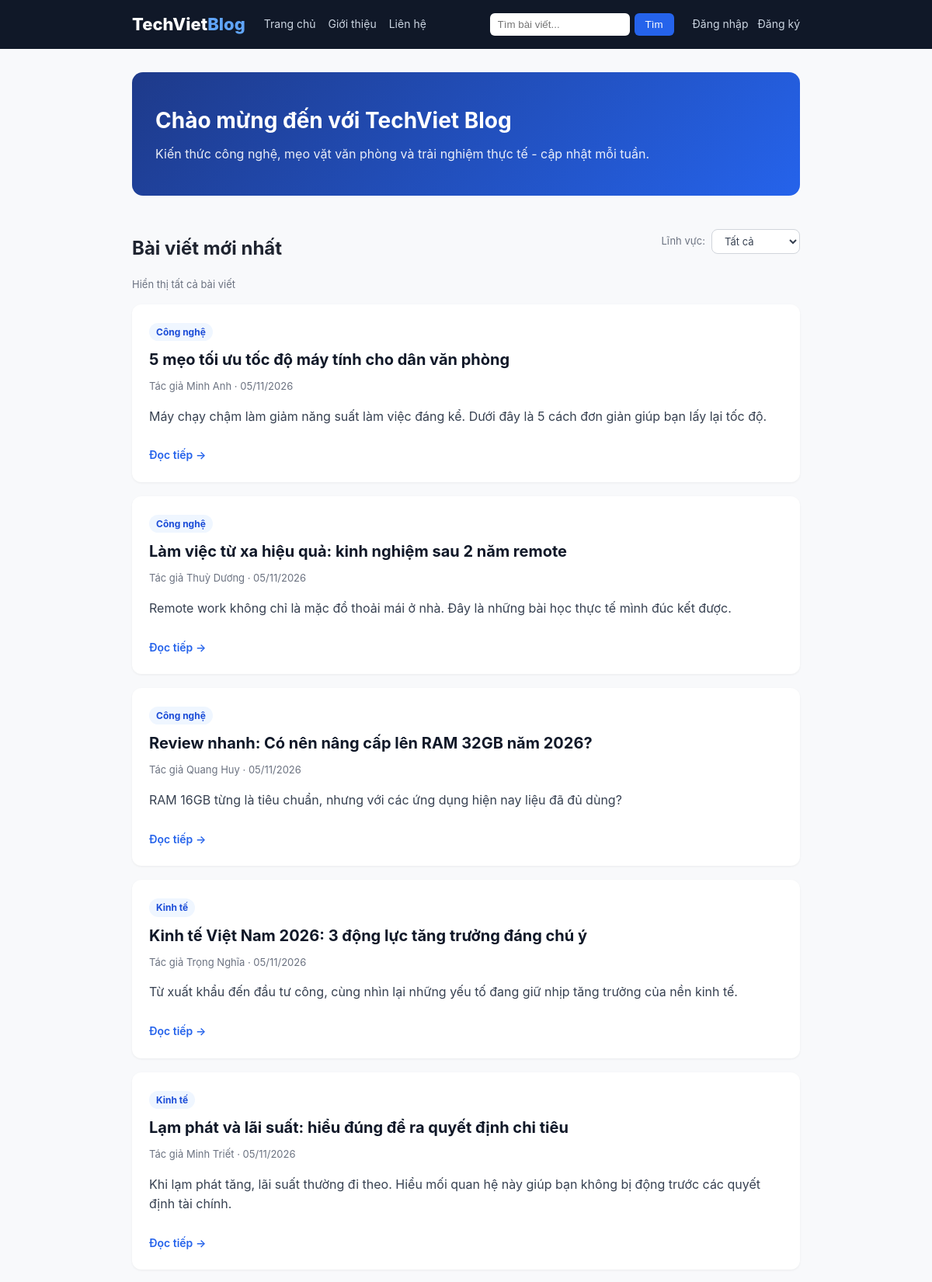
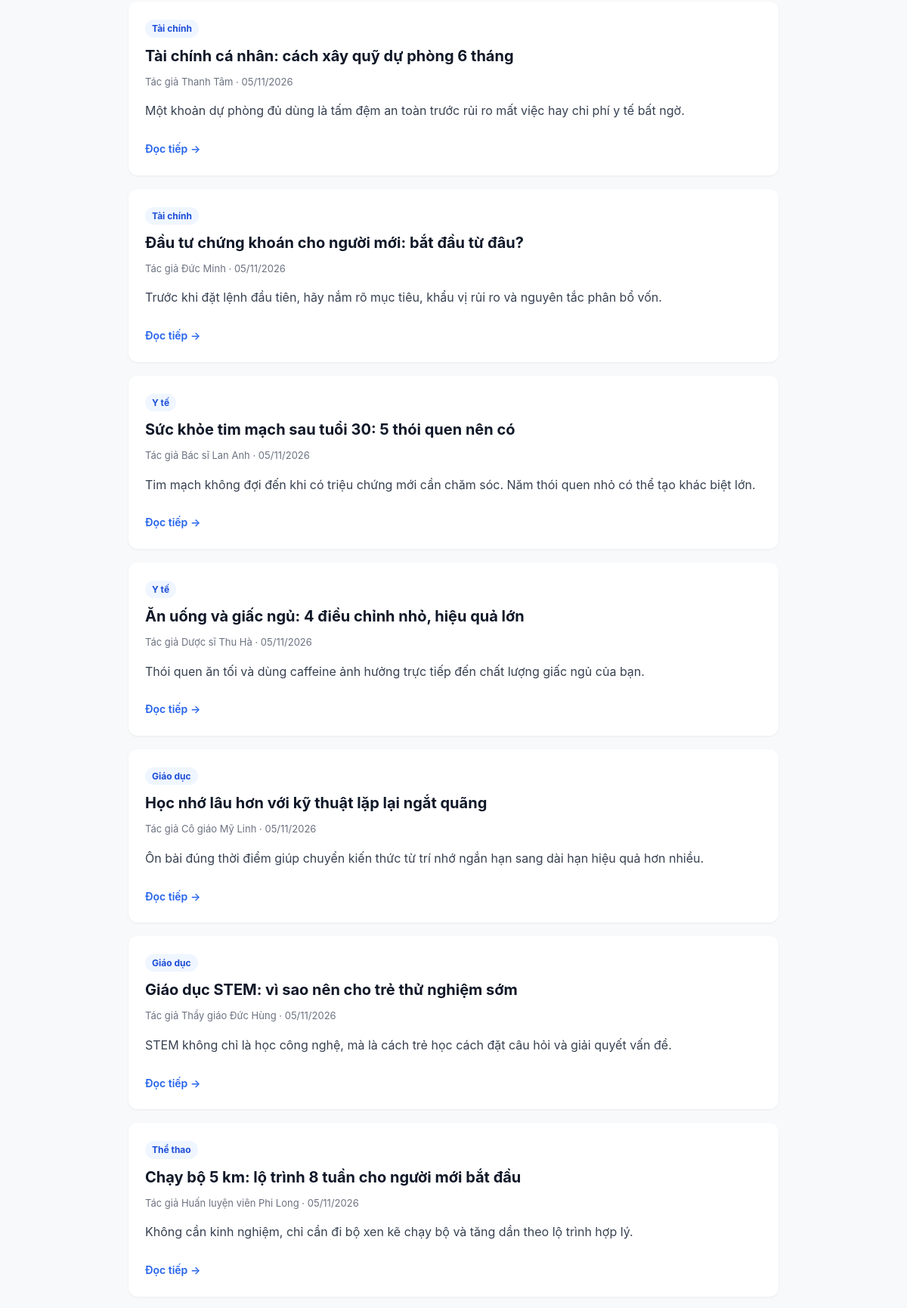
The page / (upper part) on the database its author committed (2 pictures, top to bottom).
### tables this page shows
CREATE TABLE IF NOT EXISTS posts (
    id INT AUTO_INCREMENT PRIMARY KEY,
    title VARCHAR(200) NOT NULL,
    slug VARCHAR(200) NOT NULL,
    category VARCHAR(50) NOT NULL DEFAULT 'cong-nghe',
    excerpt VARCHAR(400) NOT NULL,
    content TEXT NOT NULL,
    author VARCHAR(100) NOT NULL,
    created_at TIMESTAMP DEFAULT CURRENT_TIMESTAMP
);

### www/index.php (the view, shortened to what this page needs)
<?php
require 'config.php';
$categoryLabels = [
  'cong-nghe'  => 'Công nghệ',
  'kinh-te'    => 'Kinh tế',
  'tai-chinh'  => 'Tài chính',
  'y-te'       => 'Y tế',
  'giao-duc'   => 'Giáo dục',
  'the-thao'   => 'Thể thao',
  'moi-truong' => 'Môi trường',
  'phap-luat'  => 'Pháp luật',
];
include 'header.php';
?>
<div class="hero">
  <h1>Chào mừng đến với TechViet Blog</h1>
  <p>Kiến thức công nghệ, mẹo vặt văn phòng và trải nghiệm thực tế - cập nhật mỗi tuần.</p>
</div>
<div class="latest-heading">
  <h2 id="about" style="margin-bottom:0;">Bài viết mới nhất</h2>
  <div class="filter-bar" aria-label="Lọc bài viết theo lĩnh vực">
    <label for="category-filter">Lĩnh vực:</label>
    <select class="filter-select" id="category-filter" name="category">
      <option value="">Tất cả</option>
    </select>
  </div>
</div>
<p class="filter-status" id="filter-status">Hiển thị tất cả bài viết</p>
<?php
$posts = $pdo->query("SELECT * FROM posts ORDER BY created_at DESC");
foreach ($posts as $post):
    $catKey = $post['category'];
    $catLabel = isset($categoryLabels[$catKey]) ? $categoryLabels[$catKey] : $catKey;
?>
  <article class="post-card" data-category="<?php echo htmlspecialchars($catKey, ENT_QUOTES, 'UTF-8'); ?>">
    <span class="post-category"><?php echo htmlspecialchars($catLabel, ENT_QUOTES, 'UTF-8'); ?></span>
    <h2><a href="post.php?slug=<?php echo urlencode($post['slug']); ?>"><?php echo htmlspecialchars($post['title']); ?></a></h2>
    <div class="post-meta">Tác giả <?php echo htmlspecialchars($post['author']); ?> · <?php echo date('d/m/Y', strtotime($post['created_at'])); ?></div>
    <p class="post-excerpt"><?php echo htmlspecialchars($post['excerpt']); ?></p>
    <a class="read-more" href="post.php?slug=<?php echo urlencode($post['slug']); ?>">Đọc tiếp &rarr;</a>
  </article>
<?php endforeach; ?>
<?php include 'footer.php'; ?>

### www/style.css (style rules this page uses)
* { box-sizing: border-box; }
body { margin:0; font-family: -apple-system, Segoe UI, Roboto, Arial, sans-serif; background:#f8f9fb; color:#1f2430; line-height:1.6; }
.hero { background:linear-gradient(135deg,#1e3a8a,#2563eb); color:#fff; padding:40px 30px; border-radius:14px; margin-bottom:30px; }
.hero h1 { margin:0 0 8px; font-size:28px; }
.hero p { margin:0; opacity:.9; }
.post-card { background:#fff; border-radius:12px; padding:22px; margin-bottom:18px; box-shadow:0 1px 3px rgba(0,0,0,.06); }
.post-card h2 { margin:0 0 8px; font-size:20px; }
.post-card h2 a { color:#101828; text-decoration:none; }
.post-meta { font-size:13px; color:#6b7280; margin-bottom:10px; }
.post-excerpt { color:#374151; }
.read-more { display:inline-block; margin-top:10px; color:#2563eb; font-weight:600; text-decoration:none; font-size:14px; }
.latest-heading { display:flex; align-items:center; justify-content:space-between; gap:16px; flex-wrap:wrap; margin-bottom:16px; }
.filter-bar { display:flex; align-items:center; gap:8px; }
.filter-bar label { font-size:13px; color:#6b7280; }
.filter-select { padding:6px 12px; border:1px solid #d1d5db; border-radius:8px; background:#fff; color:#374151; font-size:13px; font-family:inherit; cursor:pointer; }
.filter-status { min-height:22px; margin:0 0 14px; font-size:13px; color:#6b7280; }
.post-category { display:inline-block; margin-bottom:8px; padding:2px 9px; border-radius:999px; background:#eff6ff; color:#1d4ed8; font-size:12px; font-weight:700; }

### rows shown on the page
posts: category "Công nghệ", title "5 mẹo tối ưu tốc độ máy tính cho dân văn phòng", author "Minh Anh", created_at "05/11/2026", excerpt "Máy chạy chậm làm giảm năng suất làm việc đáng kể. Dưới đây là 5 cách đơn giản giúp bạn lấy lại tốc độ."
posts: category "Công nghệ", title "Làm việc từ xa hiệu quả: kinh nghiệm sau 2 năm remote", author "Thuỳ Dương", created_at "05/11/2026", excerpt "Remote work không chỉ là mặc đồ thoải mái ở nhà. Đây là những bài học thực tế mình đúc kết được."
posts: category "Công nghệ", title "Review nhanh: Có nên nâng cấp lên RAM 32GB năm 2026?", author "Quang Huy", created_at "05/11/2026", excerpt "RAM 16GB từng là tiêu chuẩn, nhưng với các ứng dụng hiện nay liệu đã đủ dùng?"
posts: category "Kinh tế", title "Kinh tế Việt Nam 2026: 3 động lực tăng trưởng đáng chú ý", author "Trọng Nghĩa", created_at "05/11/2026", excerpt "Từ xuất khẩu đến đầu tư công, cùng nhìn lại những yếu tố đang giữ nhịp tăng trưởng của nền kinh tế."
posts: category "Kinh tế", title "Lạm phát và lãi suất: hiểu đúng để ra quyết định chi tiêu", author "Minh Triết", created_at "05/11/2026", excerpt "Khi lạm phát tăng, lãi suất thường đi theo. Hiểu mối quan hệ này giúp bạn không bị động trước các quyết định tài chính."
posts: category "Tài chính", title "Tài chính cá nhân: cách xây quỹ dự phòng 6 tháng", author "Thanh Tâm", created_at "05/11/2026", excerpt "Một khoản dự phòng đủ dùng là tấm đệm an toàn trước rủi ro mất việc hay chi phí y tế bất ngờ."
posts: category "Tài chính", title "Đầu tư chứng khoán cho người mới: bắt đầu từ đâu?", author "Đức Minh", created_at "05/11/2026", excerpt "Trước khi đặt lệnh đầu tiên, hãy nắm rõ mục tiêu, khẩu vị rủi ro và nguyên tắc phân bổ vốn."
posts: category "Y tế", title "Sức khỏe tim mạch sau tuổi 30: 5 thói quen nên có", author "Bác sĩ Lan Anh", created_at "05/11/2026", excerpt "Tim mạch không đợi đến khi có triệu chứng mới cần chăm sóc. Năm thói quen nhỏ có thể tạo khác biệt lớn."
posts: category "Y tế", title "Ăn uống và giấc ngủ: 4 điều chỉnh nhỏ, hiệu quả lớn", author "Dược sĩ Thu Hà", created_at "05/11/2026", excerpt "Thói quen ăn tối và dùng caffeine ảnh hưởng trực tiếp đến chất lượng giấc ngủ của bạn."
posts: category "Giáo dục", title "Học nhớ lâu hơn với kỹ thuật lặp lại ngắt quãng", author "Cô giáo Mỹ Linh", created_at "05/11/2026", excerpt "Ôn bài đúng thời điểm giúp chuyển kiến thức từ trí nhớ ngắn hạn sang dài hạn hiệu quả hơn nhiều."
posts: category "Giáo dục", title "Giáo dục STEM: vì sao nên cho trẻ thử nghiệm sớm", author "Thầy giáo Đức Hùng", created_at "05/11/2026", excerpt "STEM không chỉ là học công nghệ, mà là cách trẻ học cách đặt câu hỏi và giải quyết vấn đề."
posts: category "Thể thao", title "Chạy bộ 5 km: lộ trình 8 tuần cho người mới bắt đầu", author "Huấn luyện viên Phi Long", created_at "05/11/2026", excerpt "Không cần kinh nghiệm, chỉ cần đi bộ xen kẽ chạy bộ và tăng dần theo lộ trình hợp lý."
